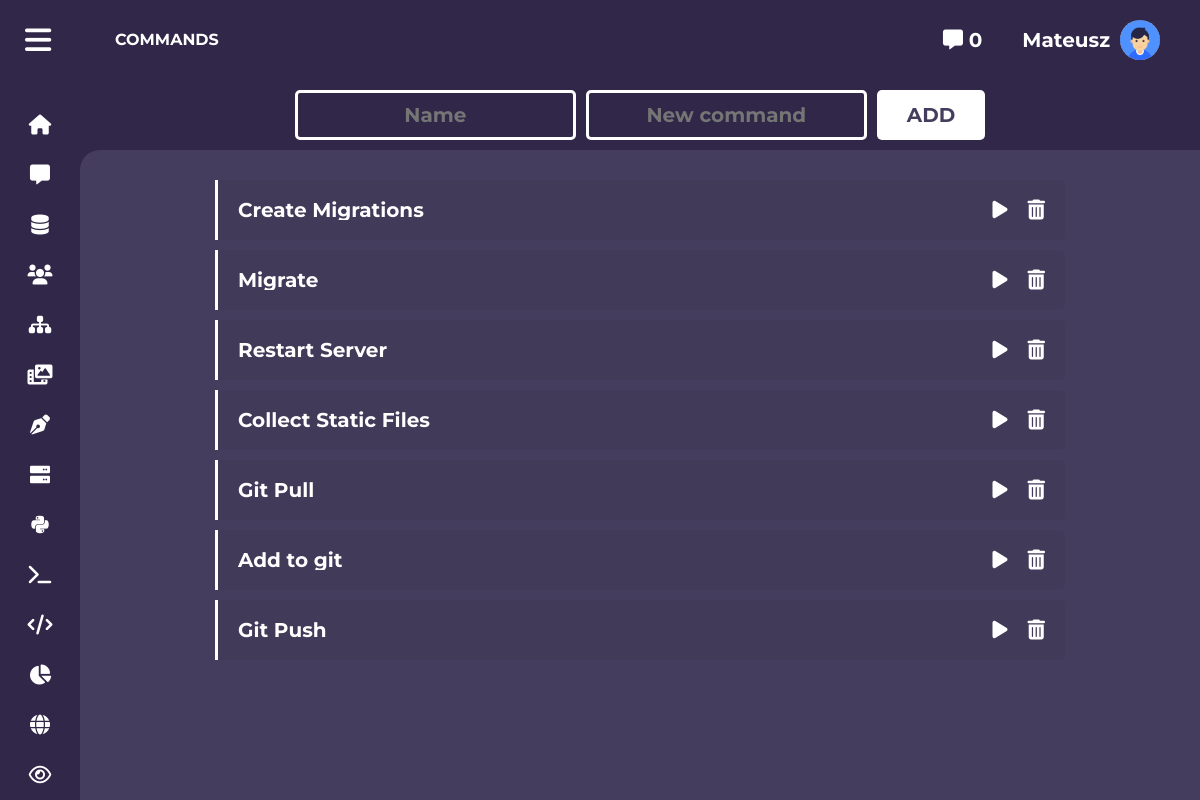
/panel/server/commands/ (signed in), run on the app's committed database.
### Panel/models.py (models this page shows, shortened)
class Command(models.Model):
    command = models.CharField(max_length=255)
    name = models.CharField(max_length=255, default="")
    def is_run(self):
        try:
            run = True if processes[self.command].poll() is None else False
            return run
        except:
            return False

### Panel/views/panel.py (the view)
    def inner(*args, **kwargs):
        request = args[0]
        if request.user.is_superuser:
            return fnc(*args, **kwargs)
        else:
            return redirect("Panel:login")

### Panel/utils.py (called while the page is built)
def render(request, template, args={}, content_type=None, using=None, status=None):
    args["registered_pages"] = registered_pages
    args["messages_length"] = len(Message.objects.filter(readed=False))
    return _render(request, template, args, content_type=content_type, using=using, status=status)

### Panel/views/panel.py (called while the page is built)
def is_superuser(fnc):
    def inner(*args, **kwargs):
        request = args[0]
        if request.user.is_superuser:
            return fnc(*args, **kwargs)
        else:
            return redirect("Panel:login")
    return inner

### Panel/views/server.py (called while the page is built)
    @is_superuser
    def commands(request):
        commands = Command.objects.all()
        temp = []
        for command in commands:
            temp.append({
                "id": command.id,
                "command": command,
                "run": command.is_run(),
                "name": command.name
            })
        commands = temp
        return render(request, "Panel/Pages/server.html", {
            "commands":commands,
        })

### Panel/templates/Panel/Pages/server.html (shortened to what this page needs)
{% extends 'Panel/panel.html' %}
{% load static %}
{% block head %}
    <link rel="stylesheet" href="{% static 'Panel/css/server.css' %}">
{% endblock %}
{% block main %}
    <div class="commands">
    {% for command in commands %}
        <div class="row">
            <span class="command">{{ command.name }}</span>
            <div>
                {% if command.run %}
                    <a class="run" href="{% url 'Panel:server-stop-command' id=command.id %}"><i class="fa-solid fa-pause"></i></a>
                {% else %}
                    <a class="pause" href="{% url 'Panel:server-run-command' id=command.id %}"><i class="fa-solid fa-play"></i></a>
                {% endif %}
                <a href="{% url 'Panel:server-delete-command' id=command.id %}"><i class="fa-solid fa-trash-can"></i></a>
            </div>
        </div>
    {% endfor %}
    </div>
{% endblock %}
{% block path %}
    <a href="{% url 'Panel:commands' %}">COMMANDS</a>
{% endblock %}
{% block topbar %}
       <form action="{% url 'Panel:server-add-command' %}" method="post" class="add_command">
             <input type="text" name="name" autocomplete="off" placeholder="Name">
             <input type="text" name="command" autocomplete="off" placeholder="New command">
            <button type="submit">ADD</button>
        </form>
{% endblock %}

### Panel/templates/Panel/panel.html (shortened to what this page needs)
{% extends 'Panel/layout.html' %}
{% block content %}
    <aside class="left-panel">
        <div>
            <button class="toggle-left-panel"><header><i class="fa-solid fa-bars"></i></header></button>
            <section>
                <a href="{% url 'Panel:home' %}"><i class="fa-solid fa-house"></i> <span>HOME</span></a>
                <a href="{% url 'Panel:messages' %}"><i class="fa-solid fa-message"></i> <span>MESSAGES</span></a>
                <a href="{% url 'Panel:database' %}"><i class="fa-solid fa-database"></i> <span>DATABASE</span></a>
                <a href="{% url 'Panel:users' %}"><i class="fa-solid fa-users"></i> <span>USERS</span></a>
                <a href="{% url 'Panel:pages' %}"><i class="fa-solid fa-sitemap"></i> <span>PAGES</span></a>
                <a href="{% url 'Panel:media' %}"><i class="fa-solid fa-photo-film"></i> <span>MEDIA</span></a>
                <a href="{% url 'Panel:forms' %}"><i class="fa-solid fa-pen-nib"></i> <span>FORMS</span></a>
                <a href="{% url 'Panel:commands' %}"><i class="fa-solid fa-server"></i> <span>COMMANDS</span></a>
                <a href="{% url 'Panel:python' %}"><i class="fa-brands fa-python"></i> <span>PYTHON</span></a>
                <a href="{% url 'Panel:terminal' %}"><i class="fa-solid fa-terminal"></i> <span>TERMINAL</span></a>
                <a href="{% url 'Panel:editor' %}"><i class="fa-solid fa-code"></i> <span>FILES</span></a>
                <a href="{% url 'Panel:charts' %}"><i class="fa-solid fa-chart-pie"></i> <span>CHARTS</span></a>
                <a href="{% url 'Panel:languages' %}"><i class="fa-solid fa-globe"></i> <span>LANGUAGE</span></a>
                {% for page in registered_pages %}
                    <a href="{% url page.url %}">{{ page.icon|safe }} <span>{{ page.name|upper }}</span></a>
                {% endfor %}
            </section>
        </div>
    </aside>
    <section class="content">
         <nav class="top-panel">
            <section class="path">
                <div class="pth">
                    {% block path %}{% endblock %}
                </div>
            </section>
            <section class="menu">
                <a class="link" href="{% url 'Panel:messages' %}?readed=false"><i class="fa-solid fa-message"></i> {{messages_length}}</a>
                <a href="{% url 'Panel:users-user' id=request.user.id %}" class="user-a">
                    <span>{{ request.user.username }}</span>
                    <img height="40" src="{% url 'Account:image' id=request.user.id %}" alt="account-image">
                </a>
            </section>
        </nav>
        <div class="topbar">
            {% block topbar %}{% endblock %}
        </div>
        <main>
            {% block main %}{% endblock %}
        </main>
    </section>
{% endblock %}

### Panel/static/Panel/css/config.css (style rules this page uses)
:root { --bg-color: #453d5e; --font-color: #ffffff; --bg-special: #302749; --font-special: white; --color-1: #0efa79; --color-2: #fa0ea7; --color-3: #cffa0e; }
body { overflow-x: hidden; transition: transform 0.3s; }
a { text-decoration: none; }

### Panel/static/Panel/css/layout.css (style rules this page uses)
body { background-color: var(--bg-special); }
.left-panel { padding-top: 20px; width: 80px; color: var(--font-special); overflow: auto; display: flex; flex-direction: column; scrollbar-color: transparent transparent; justify-content: space-between; background-color: var(--bg-special); height: 100vh; z-index: 10; float: left; transition: width 0.5s, transform 0.5s; position: fixed; }
.left-panel .toggle-left-panel { border: 0; display: none; cursor: pointer; color: var(--font-special); background: transparent; padding: 0 25px; }
@media (min-width: 1035px) { .left-panel section a { gap: 0 !important; } }
@media (min-width: 1035px) { .left-panel .toggle-left-panel { display: inline-block; } }
.left-panel header { text-align: center; padding: 5px 0; font-size: 30px; display: flex; }
.left-panel section { display: flex; flex-direction: column; justify-content: flex-start; padding: 40px 20px; }
.left-panel section a { background-color: transparent; border: 0; color: var(--font-special); font-size: 15px; display: flex; align-items: center; cursor: pointer; font-weight: bold; justify-content: center; transition: 0.3s; gap: 10px; padding: 15px; border-radius: 5px; }
.left-panel section a i { font-size: 20px; }
.top-panel { display: flex; height: 80px; color: var(--font-special); align-items: center; width: 100%; justify-content: space-between; }
.top-panel .path { display: flex; overflow-x: auto; }
.top-panel .path .pth { display: flex; align-items: center; justify-content: center; padding: 0 30px; gap: 20px; }
.top-panel .path a { display: inline-block; text-overflow: ellipsis; padding: 5px; white-space: nowrap; overflow: hidden; color: var(--font-special); font-weight: bold; }
.top-panel .menu { display: flex; align-items: center; justify-content: space-around; gap: 20px; font-size: 20px; padding: 0 30px; white-space: nowrap; }
.top-panel .menu img { border-radius: 50%; }
.top-panel .menu .user-a { display: flex; justify-content: center; align-items: center; gap: 10px; transition: background-color 0.2s; border-radius: 5px; color: var(--font-special); padding: 10px; }
.top-panel .menu a { font-weight: bold; transition: 0.3s; border-radius: 5px; padding: 10px; color: var(--font-special); }
.content { float: left; transition: transform 0.5s, left 0.5s, width 0.5s; background-color: var(--bg-special); background-size: cover; }
@media (min-width: 1035px) { .content { width: calc(100% - 80px); position: fixed; left: 80px; } }
main { border-radius: 20px 0 0 0; color: var(--font-color); box-sizing: border-box; height: calc(100vh - 80px); overflow: hidden; overflow-y: auto; background-color: var(--bg-color); }
.topbar { overflow: hidden; overflow-x: auto; }

### Panel/static/Panel/css/server.css (style rules this page uses)
.commands { display: flex; justify-content: center; align-items: center; flex-direction: column; padding: 30px; gap: 10px; }
.commands .row { display: flex; gap: 20px; max-width: 850px; width: 100%; justify-content: space-between; font-size: 20px; border-left: 3px var(--font-color) solid; flex-direction: row; border-radius: 0 5px 5px 0; color: var(--font-color); background-color: rgba(0, 0, 0, 0.05); padding: 20px; }
.commands .row span { font-weight: bold; white-space: nowrap; overflow: hidden; text-overflow: ellipsis; }
.commands .row a { color: var(--font-color); }
.commands .row div { display: flex; justify-content: space-around; gap: 20px; }
.add_command { padding: 10px 0; width: 100%; display: flex; flex-direction: row; justify-content: center; align-items: stretch; gap: 10px; }
.add_command input { border: 3px solid var(--font-color); padding: 10px 10px; font-weight: bold; background-color: transparent; color: var(--font-color); font-size: 20px; border-radius: 5px; text-align: center; }
.add_command button { background-color: var(--font-color); color: var(--bg-color); border: 0; font-size: 20px; padding: 12px 30px; font-weight: bold; border-radius: 5px; }

### Panel/static/Panel/css/qmedia.css (style rules this page uses)
@media (min-width: 1036px) { .left-panel { transform: translate(0, 0) !important; } }

### data on the page
Command: name "Create Migrations"
Command: name "Migrate"
Command: name "Restart Server"
Command: name "Collect Static Files"
Command: name "Git Pull"
Command: name "Add to git"
Command: name "Git Push"

### other printed values
{{ messages_length }} "0"
{{ request.user.username }} "Mateusz"
